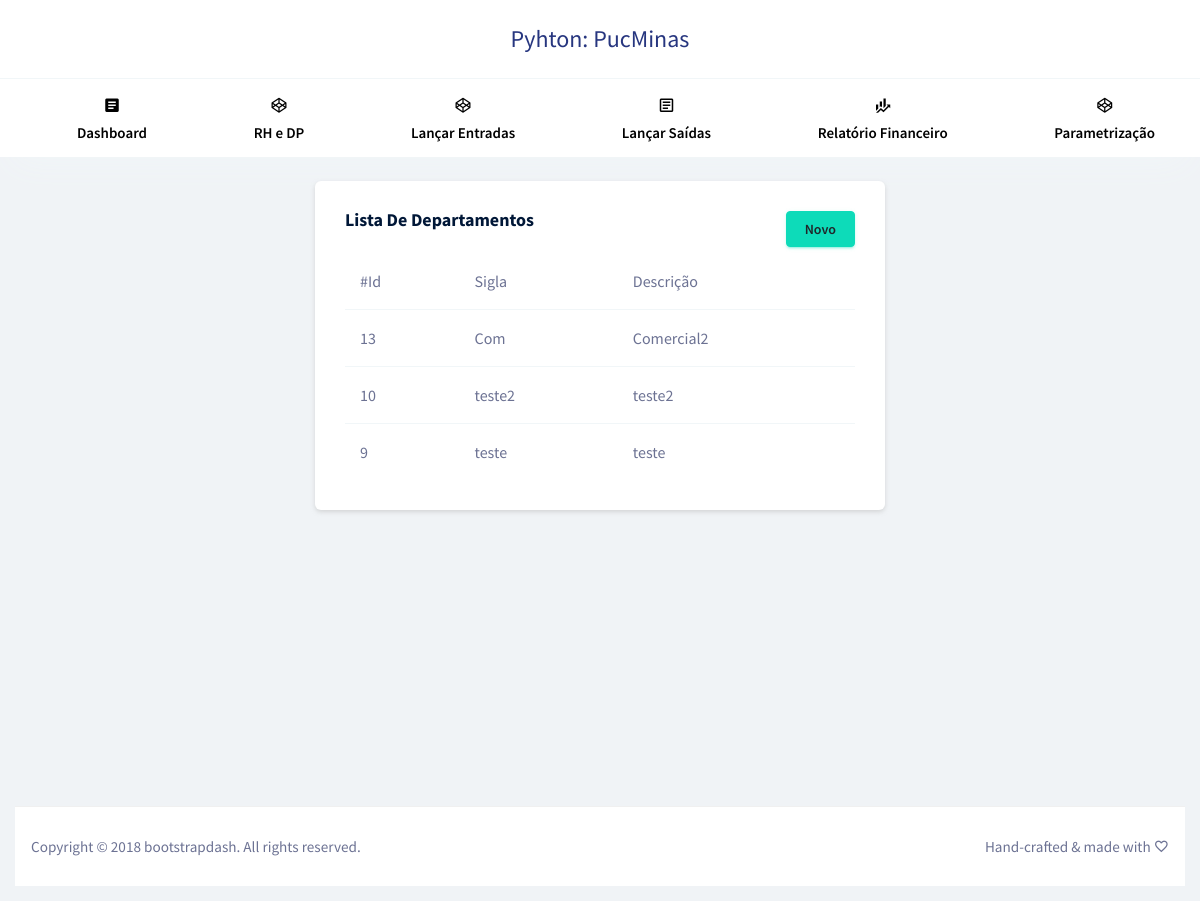
The app's page /departamento/ with its own data.
### aplicacao/models/departamento.py (models this page shows, shortened)
class Departamento(models.Model):
	sigla = models.CharField(max_length=6)
	descricao = models.CharField(max_length=30)
	objects = DepartamentoManager()

### aplicacao/views/view_departamento.py (the view)
def index(request):
    returnedObjects = Departamento.objects.all().order_by('-id')
    dados = {"returnedObjectsList": returnedObjects}
    return render(request, "departamento/listar.html", dados)

### aplicacao/templates/departamento/listar.html
{% extends 'layout/app.html' %}
{% block xpto %}
<div class="row justify-content-md-center">
	<div class="col-6 grid-margin stretch-card">
		<div class="card">
			<div class="card-body">
				<div class="row">
					<div class="col-6"><h4 class="card-title">Lista de Departamentos</h4></div>
					<div class="col-6" style="text-align:right"><a href="{% url 'departamento.create' %}" type="button" class="btn btn-success">Novo</a></div>
				</div>
				{% if returnedObjectsList %}
						<div class="table-responsive">
							<table class="table table-hover">
								<thead>
									<tr>
										<th>#Id</th>
										<th>Sigla</th>
										<th>Descrição</th>
									</tr>
								</thead>
								<tbody>
								{% for object in returnedObjectsList %}
									<tr style="cursor:pointer" onclick="window.location='{% url 'departamento.show' object.id %}'">
										<td>{{ object.id }}</td>
										<td>{{ object.sigla }}</td>
										<td>{{ object.descricao }}</td>
									</tr>
								{% endfor %}
								</tbody>
							</table>
						</div>
				{% else %}
					<p>Não há pessoas cadastradas.</p>
				{% endif %}
			</div>
		</div>
	</div>
</div>
{% endblock %}

### records on screen
Departamento: id "13", sigla "Com", descricao "Comercial2"
Departamento: id "10", sigla "teste2", descricao "teste2"
Departamento: id "9", sigla "teste", descricao "teste"
